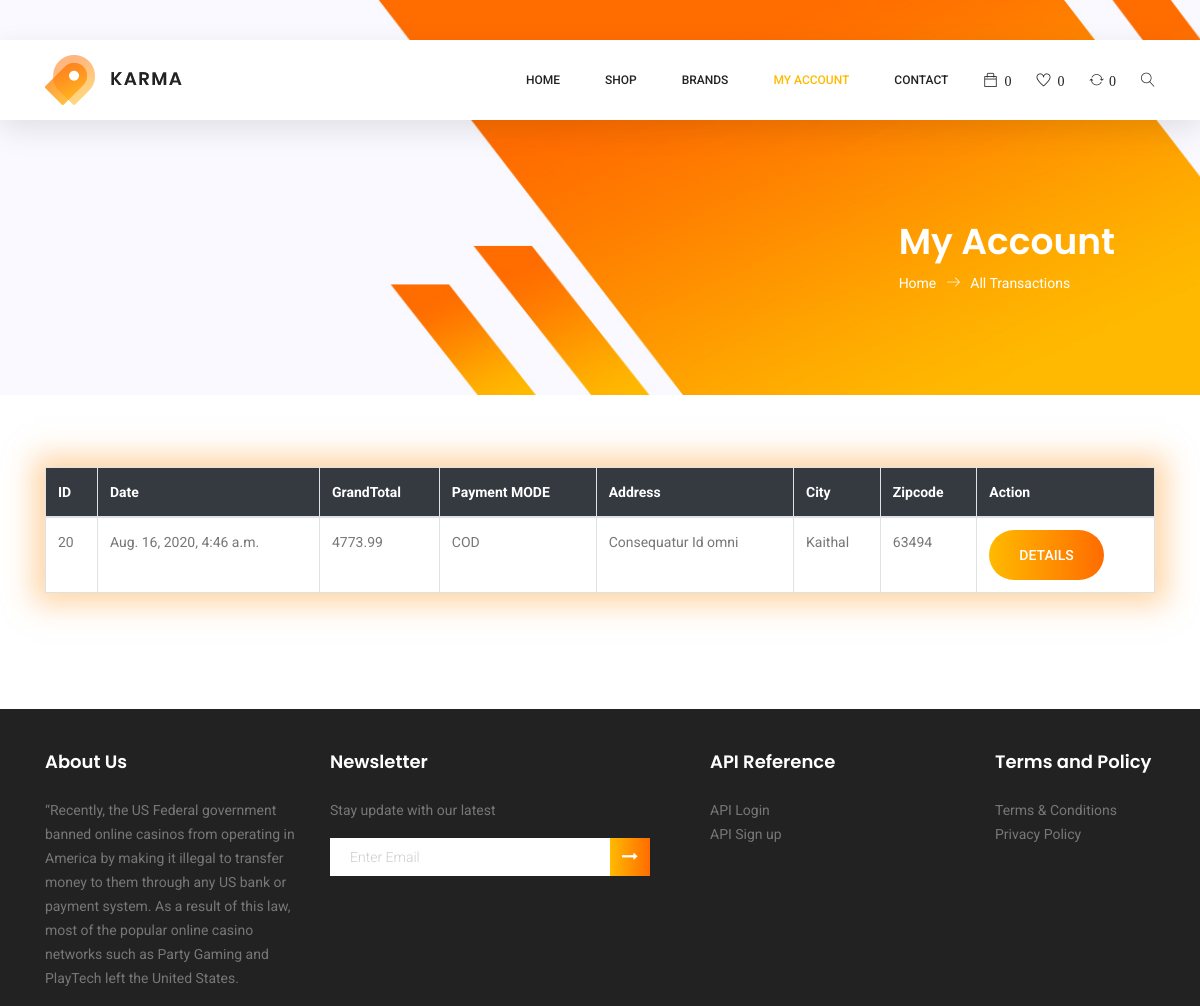
/Shopping/myaccount (signed in), run on an earlier commit of the app's database.
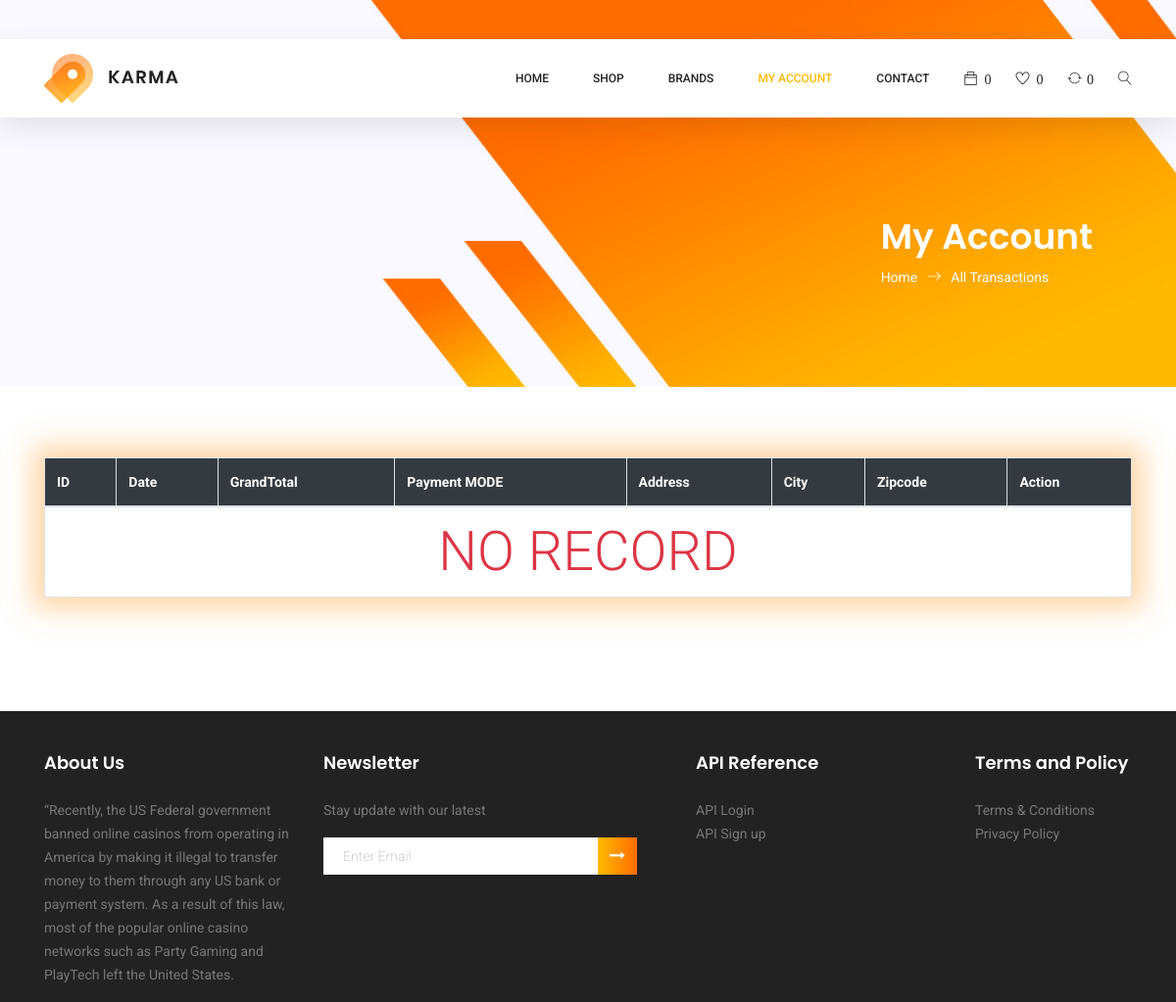
And on a later commit of the database.
### Shopping/models.py (models this page shows, shortened)
class bill(models.Model):
    STATUS = [('pd', 'Pending'),('sp', 'Shipping'), ('dp', 'Dispatch'),('cr','Cancel')]
    PAYMENT_CHOICE = [('online','online'),('COD','COD')]
    datetime = models.DateTimeField(auto_now_add=True,verbose_name='Date')
    fname = models.CharField(max_length=255,verbose_name='First Name')
    lname = models.CharField(max_length=255,verbose_name='Last Name')
    grandtotal = models.FloatField(verbose_name='GrandTotal')
    payment_method = models.CharField(max_length=255,verbose_name='Payment Type',choices=PAYMENT_CHOICE,default=PAYMENT_CHOICE[0])
    city = models.CharField(max_length=255,verbose_name='City')
    zipcode = models.PositiveIntegerField(verbose_name='Zipcode')
    addr= models.TextField(verbose_name='Address')
    phn = models.IntegerField(verbose_name='Mobile Number')
    email = models.ForeignKey(settings.AUTH_USER_MODEL,on_delete=models.CASCADE,verbose_name='Email')
    status = models.CharField(max_length=255,verbose_name='Status',blank=True,null=True,choices=STATUS,default=STATUS[0])
    cancel = models.BooleanField(verbose_name="Cancelled Status",default=False)
    precieve = models.CharField(max_length=255,verbose_name='Person Recieve',blank=True,null=True)
    cpname = models.CharField(max_length=255,verbose_name='Company',blank=True,null=True)
    GST = models.FloatField(verbose_name="GST Tax",default=18.5)
    nettotal = models.FloatField(verbose_name="Net Total",blank=True,null=True)
    discounted_price = models.FloatField(verbose_name="Discounted Total",blank=True,null=True)
    cremark = models.TextField(blank=True,null=True)
    coupon = models.ForeignKey(Coupon,on_delete=models.CASCADE,verbose_name='Apply Coupon',null=True,blank=True)
    objects = models.Manager
    class Meta:
        ordering = ('-datetime',)

### Shopping/views.py (the view)
# urls.py: path('myaccount', MyAccount.as_view(), name='myaccount'),
class MyAccount(ListView):
    model = bill
    template_name = 'myaccount.html'
    context_object_name = 'billobj'
    paginate_by = 10
    @method_decorator(login_required)
    def dispatch(self, *args, **kwargs):
        return super(MyAccount, self).dispatch(*args, **kwargs)
    def get_queryset(self):
        return bill.objects.filter(email=self.request.user)

### Shopping/models.py (called while the page is built)
    @property
    def is_client(self):
        return self.client

    @property
    def is_active(self):
        return self.active

### templates/myaccount.html (shortened to what this page needs)
{% extends 'base.html' %}{% load static %}
{% block content %}
    <section class="banner-area organic-breadcrumb">
        <div class="container">
            <div class="breadcrumb-banner d-flex flex-wrap align-items-center justify-content-end">
                <div class="col-first">
                    <h1>My Account</h1>
                    <nav class="d-flex align-items-center">
                        <a href="/Shopping">Home<span class="lnr lnr-arrow-right"></span></a>
                        <a class="text-white">All Transactions</a>
                    </nav>
                </div>
            </div>
        </div>
    </section>
    <br><br><br>
    <section class="contact_area section_gap_bottom">
        <div class="container">
            <table class="table table-bordered table-hover">
                <thead>
                <tr class="bg-dark text-white">
                    <th>ID</th>
                    <th>Date</th>
                    <th>GrandTotal</th>
                    <th>Payment MODE</th>
                    <th>Address</th>
                    <th>City</th>
                    <th>Zipcode</th>
                    <th colspan="2">Action</th>
                </tr>
                </thead>
                <tbody>
                {% if billobj|length > 0 %}
                    {% for b in billobj %}
                        {% if b.email == request.user %}
                            <tr>
                                <td>{{ b.id }}</td>
                                <td>{{ b.datetime }}</td>
                                <td>{{ b.grandtotal }}</td>
                                <td>{{ b.payment_method }}</td>
                                <td>{{ b.addr }}</td>
                                <td>{{ b.city }}</td>
                                <td>{{ b.zipcode }}</td>
                                <td>
                                    <button type="button" style="border: none" class="primary-btn"
                                            onclick="billdetail({{ b.id }})">
                                        Details
                                    </button>
                                </td>
                            </tr>
                        {% endif %}
                    {% endfor %}
                {% else %}
                    <tr>
                        <td colspan="9">
                            <div class="text-uppercase text-center display-4 text-danger">No Record</div>
                        </td>
                    </tr>
                {% endif %}
                </tbody>
            </table>
        </div>
    </section>
{% endblock %}

What changed in the data, as far as the page shows it:
removed bill: id "20", datetime "Aug. 16, 2020, 4:46 a.m.", grandtotal "4773.99", payment_method "COD", addr "Consequatur Id omni", city "Kaithal", zipcode "63494"
Also different on the page:
text now shown: "NO RECORD"
